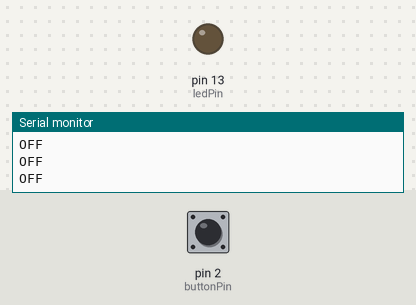
The sketch below on a simulated Arduino Uno, built with avr-gcc and run on an emulated ATmega328P. Shown: output pins drawn as LEDs (lit = HIGH), the last lines printed to the serial monitor. The inputs (shaded band) are chosen by the test bench; at power-on: pin 2 (buttonPin) LOW.

Above: at 1.2 s.
1.3 s: pin 2 (buttonPin) pulled HIGH for 0.15 s
At 1.37 s:
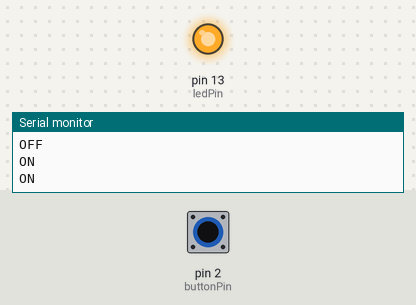
2.9 s: pin 2 (buttonPin) pulled HIGH for 3.2 s
At 6.4 s:
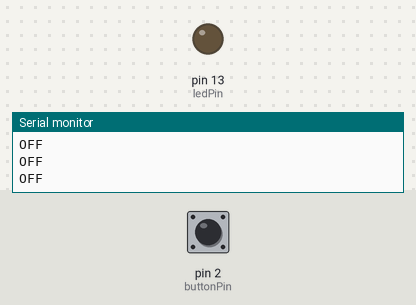
Timing chart, 0 to 7.9 s (numbered marks = the images above; inputs shaded):
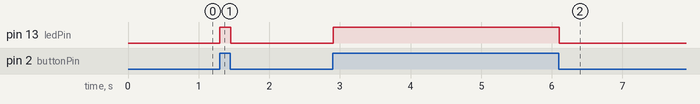

The sketch:

Reset_Button_Reader.ino
```cpp
// constants won't change. They're used here to
// set pin numbers:
const int buttonPin = 2;     // the number of the pushbutton pin
const int ledPin =  13;      // the number of the LED pin

// variables will change:
int buttonState = 0;         // variable for reading the pushbutton status

void setup() {
  Serial.begin(115200);
  // initialize the LED pin as an output:
  pinMode(ledPin, OUTPUT);
  // initialize the pushbutton pin as an input:
  pinMode(buttonPin, INPUT);
}

void loop() {


  // read the state of the pushbutton value:
  buttonState = digitalRead(buttonPin);
  // check if the pushbutton is pressed.
  // if it is, the buttonState is HIGH:
  if (buttonState == HIGH) {
    // turn LED on:
    digitalWrite(ledPin, HIGH);
    Serial.println("ON");
  } else {
    // turn LED off:
    digitalWrite(ledPin, LOW);
    Serial.println("OFF");
  }

  delay(50);
}
```

Measured:
- after the input at 1.3 s, pin 13 (ledPin): LOW → HIGH at once, → LOW 0.15 s later
- after the input at 2.9 s, pin 13 (ledPin): LOW → HIGH at once, → LOW 3.2 s later
